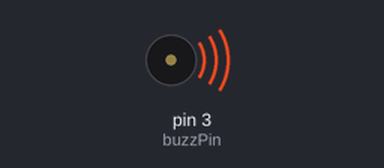
Bench run of a sketch on a simulated Arduino Uno, built with avr-gcc and run on an emulated ATmega328P. Parts: buzzer (waves = sounding, pin HIGH).

Above: at 0.2 s.
At 5.5 s:
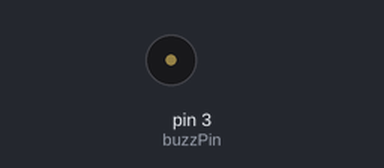
Timing chart, 0 to 8.1 s (numbered marks = the images above):
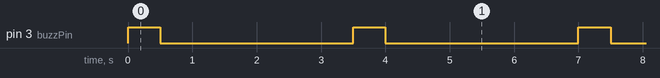

The sketch:

07-buzzer_active.ino
```cpp
const int buzzPin = 3;

void setup() {
  pinMode(buzzPin, OUTPUT);
}

void loop() {
  digitalWrite(buzzPin, HIGH);
  delay(500);
  digitalWrite(buzzPin, LOW);
  delay(3000);
}
```

Measured:
- by itself, pin 3 (buzzPin): alternates HIGH for 0.50 s and LOW for 3.0 s
